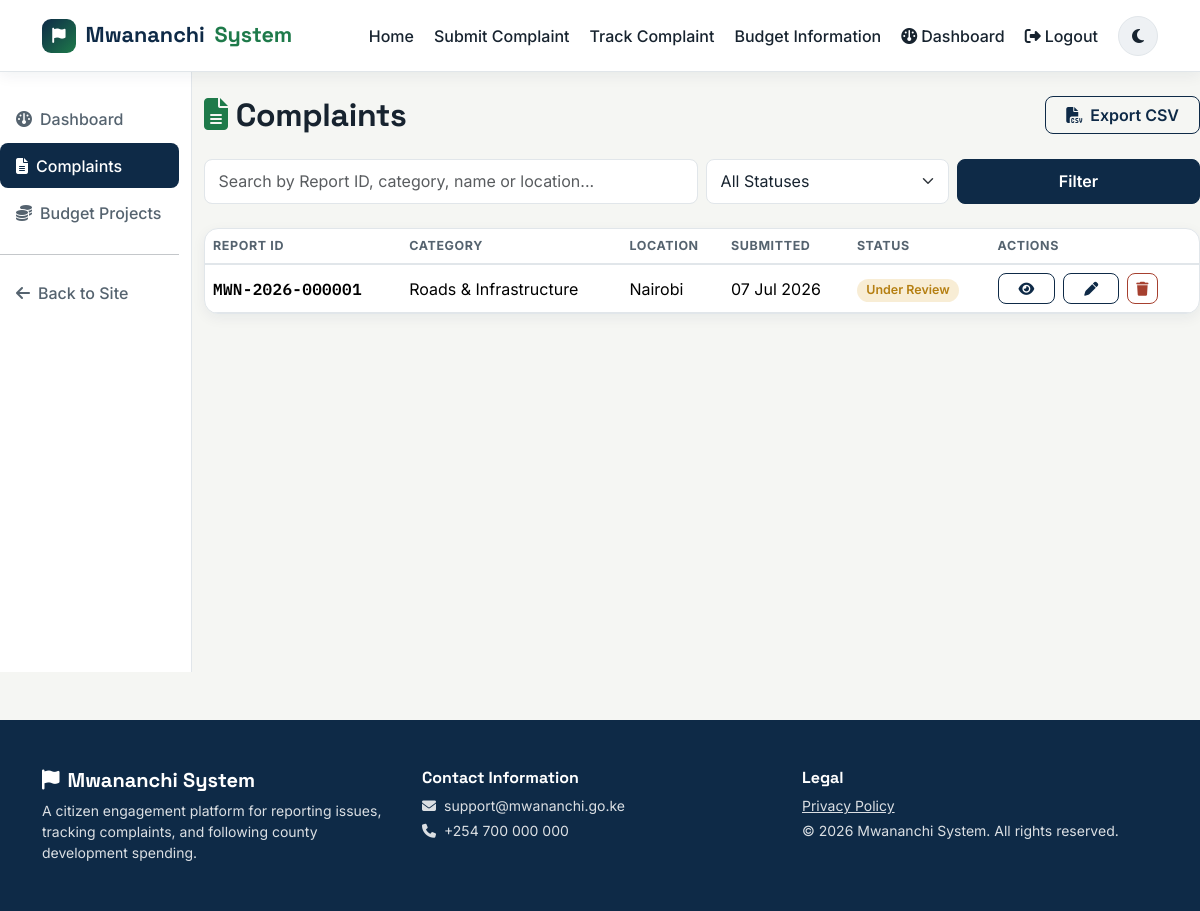
The app's page /admin/complaints (signed in) with its own data.
### app/models.py (models this page shows, shortened)
class Complaint(db.Model):
    __tablename__ = 'complaints'
    id = db.Column(db.Integer, primary_key=True)
    report_id = db.Column(db.String(20), unique=True, nullable=False, index=True)
    category = db.Column(db.String(100), nullable=False)
    description = db.Column(db.Text, nullable=False)
    location = db.Column(db.String(200), nullable=True)
    citizen_name = db.Column(db.String(150), nullable=True)
    phone_number = db.Column(db.String(20), nullable=True)
    date_submitted = db.Column(db.DateTime, default=datetime.utcnow, nullable=False)
    status = db.Column(db.String(30), default='Submitted', nullable=False)

### app/routes.py (the view, shortened to what this page needs)
@admin_bp.route('/complaints')
@login_required
def complaints():
    search = request.args.get('search', '', type=str).strip()
    status_filter = request.args.get('status', '')
    page = request.args.get('page', 1, type=int)
    query = Complaint.query
    if status_filter:
        query = query.filter_by(status=status_filter)
    query = query.order_by(Complaint.date_submitted.desc())
    pagination = db.paginate(query, page=page, per_page=10, error_out=False)
    status_form = ComplaintStatusForm()
    return render_template(
        'admin/complaints.html',
        pagination=pagination,
        complaints=pagination.items,
        search=search,
        status_filter=status_filter,
        statuses=COMPLAINT_STATUSES,
        status_form=status_form,
    )

### app/forms.py
class ComplaintStatusForm(FlaskForm):
    status = SelectField(
        'Status',
        choices=[(s, s) for s in COMPLAINT_STATUSES],
        validators=[DataRequired()],
    )
    submit = SubmitField('Update Status')

### app/models.py (called while the page is built)
@login_manager.user_loader
def load_user(user_id):
    return db.session.get(Admin, int(user_id))

### app/templates/admin/complaints.html (shortened to what this page needs)
{% extends 'admin/base_admin.html' %}
{% block admin_content %}
<div class="d-flex flex-wrap justify-content-between align-items-center gap-3 mb-4">
    <h2 class="mwn-h2 mb-0"><i class="fa-solid fa-file-lines mwn-icon-accent me-2"></i>Complaints</h2>
    <a href="{{ url_for('admin.export_complaints') }}" class="btn mwn-btn-outline"><i class="fa-solid fa-file-csv me-2"></i>Export CSV</a>
</div>
<form method="GET" class="row g-2 mb-4">
    <div class="col-md-6">
        <input type="text" name="search" value="{{ search }}" class="form-control" placeholder="Search by Report ID, category, name or location...">
    </div>
    <div class="col-md-3">
        <select name="status" class="form-select">
            <option value="">All Statuses</option>
        </select>
    </div>
    <div class="col-md-3 d-flex gap-2">
        <button class="btn mwn-btn-primary flex-fill" type="submit">Filter</button>
    </div>
</form>
<div class="table-responsive mwn-card p-0">
    <table class="table table-hover align-middle mb-0 mwn-table">
        <thead>
            <tr>
                <th>Report ID</th><th>Category</th><th>Location</th><th>Submitted</th><th>Status</th><th>Actions</th>
            </tr>
        </thead>
        <tbody>
            {% for c in complaints %}
            <tr>
                <td class="fw-semibold mwn-mono">{{ c.report_id }}</td>
                <td>{{ c.category }}</td>
                <td>{{ c.location or '—' }}</td>
                <td>{{ c.date_submitted.strftime('%d %b %Y') }}</td>
                <td><span class="badge mwn-badge-status status-{{ c.status | status_slug }}">{{ c.status }}</span></td>
                <td>
                    <div class="d-flex gap-2">
                        <button type="button" class="btn btn-sm mwn-btn-outline" data-bs-toggle="modal" data-bs-target="#viewModal{{ c.id }}" title="View details"><i class="fa-solid fa-eye"></i></button>
                        <button type="button" class="btn btn-sm mwn-btn-outline" data-bs-toggle="modal" data-bs-target="#statusModal{{ c.id }}" title="Update status"><i class="fa-solid fa-pen"></i></button>
                        <form method="POST" action="{{ url_for('admin.delete_complaint', complaint_id=c.id) }}" data-confirm="Delete complaint {{ c.report_id }}? This cannot be undone.">
                            <button type="submit" class="btn btn-sm mwn-btn-danger" title="Delete"><i class="fa-solid fa-trash"></i></button>
                        </form>
                    </div>
                </td>
            </tr>
            {% else %}
            <tr><td colspan="6" class="text-center py-4 text-muted">No complaints found.</td></tr>
            {% endfor %}
        </tbody>
    </table>
</div>
{% endblock %}

### app/static/css/style.css (style rules this page uses)
:root { --mwn-ink: #0e2a47; --mwn-ink-2: #123a61; --mwn-green: #1e7a4a; --mwn-green-dark: #15603a; --mwn-gold: #d99a1b; --mwn-gold-dark: #b57f12; --mwn-clay: #a6402f; --mwn-clay-dark: #8a3226; --mwn-bg: #f5f6f3; --mwn-surface: #ffffff; --mwn-surface-alt: #eef1f4; --mwn-text: #17232f; --mwn-text-muted: #55636f; --mwn-border: #e1e6ea; --mwn-shadow: 0 10px 30px rgba(14, 42, 71, 0.08); --mwn-shadow-sm: 0 4px 14px rgba(14, 42, 71, 0.06); --mwn-radius: 14px; --mwn-radius-sm: 8px; --mwn-font-display: 'Space Grotesk', 'Segoe UI', sans-serif; --mwn-font-body: 'Inter', 'Segoe UI', sans-serif; --mwn-font-mono: 'IBM Plex Mono', 'Courier New', monospace; }
body { font-family: var(--mwn-font-body); background-color: var(--mwn-bg); color: var(--mwn-text); transition: background-color 0.2s ease, color 0.2s ease; }
h1, h2, h3, h4, h5, h6 { font-family: var(--mwn-font-display); color: var(--mwn-text); font-weight: 700; }
a { color: var(--mwn-ink); }
.mwn-mono { font-family: var(--mwn-font-mono); letter-spacing: 0.02em; }
.mwn-btn-primary { background-color: var(--mwn-ink); border-color: var(--mwn-ink); color: #fff; font-weight: 600; border-radius: var(--mwn-radius-sm); padding-inline: 1.25rem; transition: transform 0.15s ease, background-color 0.15s ease, box-shadow 0.15s ease; }
.mwn-btn-outline { background-color: transparent; border: 1.5px solid var(--mwn-ink); color: var(--mwn-ink); font-weight: 600; border-radius: var(--mwn-radius-sm); padding-inline: 1.25rem; transition: all 0.15s ease; }
.mwn-btn-danger { background-color: transparent; border: 1.5px solid var(--mwn-clay); color: var(--mwn-clay); border-radius: var(--mwn-radius-sm); }
.mwn-h2 { font-size: clamp(1.5rem, 3vw, 2rem); letter-spacing: -0.01em; }
.mwn-icon-accent { color: var(--mwn-green); }
.mwn-card { background: var(--mwn-surface); border: 1px solid var(--mwn-border); border-radius: var(--mwn-radius); box-shadow: var(--mwn-shadow-sm); }
.form-control, .form-select { background-color: var(--mwn-surface); border: 1px solid var(--mwn-border); color: var(--mwn-text); border-radius: var(--mwn-radius-sm); padding: 0.6rem 0.85rem; }
.mwn-badge-status { font-weight: 600; font-size: 0.78rem; padding: 0.4em 0.75em; border-radius: 999px; }
.status-under-review { background: rgba(217, 154, 27, 0.18); color: var(--mwn-gold-dark); }
.mwn-table { --bs-table-bg: transparent; color: var(--mwn-text); }
.mwn-table thead th { border-bottom: 2px solid var(--mwn-border); font-size: 0.78rem; text-transform: uppercase; letter-spacing: 0.05em; color: var(--mwn-text-muted); white-space: nowrap; }
.mwn-table td, .mwn-table th { border-color: var(--mwn-border); vertical-align: middle; }

### records on screen
Complaint: report_id "MWN-2026-000001", category "Roads & Infrastructure", location "Nairobi", date_submitted "07 Jul 2026", status "Under Review"
